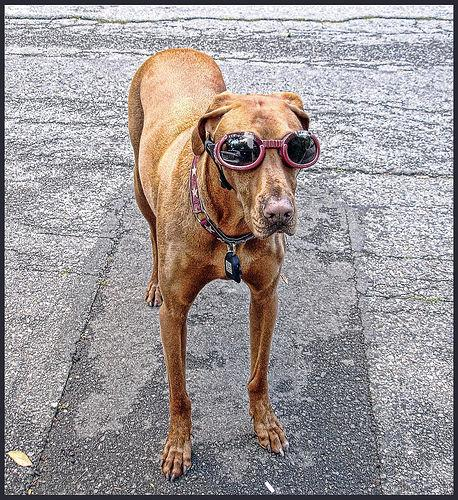
#> input picture Dataset/Images/n02087394-Rhodesian_ridgeback/n02087394_11116.jpg, 458 x 500 px, found by its file name; its folder holds only this picture in this run
$ jupyter execute --allow-errors data_mining_assignment1.ipynb   (shell and % lines are left out)
#> lines starting #> are read from the running program, lines starting #| are printed output that depends on the picture
[cell 1]
# ALL THE REQUIRED LIBRARIES
import os
import numpy as np
import pandas as pd
import matplotlib.pyplot as plt
import matplotlib.image as implt


#KERAS
from PIL import Image
import keras,shutil,keras_preprocessing,requests,math,glob, datetime
import tensorflow as tf
from keras import layers
from keras.models import Sequential, Model
from keras.layers import Lambda, Input, Dense, Dropout, Flatten, Conv2D, MaxPooling2D, Activation, SpatialDropout2D, GlobalAveragePooling2D
from keras.callbacks import EarlyStopping
from keras_preprocessing import image
from keras_preprocessing.image import ImageDataGenerator
from keras.applications.inception_v3 import InceptionV3, preprocess_input as inception_preprocessor
from keras.applications.xception import Xception, preprocess_input as xception_preprocessor
from keras.applications.inception_resnet_v2 import InceptionResNetV2, preprocess_input as inc_resnet_preprocessor
from keras.applications.nasnet import NASNetLarge, preprocess_input as nasnet_preprocessor

# SKLEARN
from sklearn.utils import shuffle
from sklearn import metrics
from sklearn.model_selection import train_test_split
from sklearn.metrics import confusion_matrix, classification_report
from sklearn.datasets import load_files
from io import BytesIO
import seaborn as sns
import xml.etree.ElementTree as ET
from pathlib import Path
shutil.rmtree('./logs', ignore_errors=True)

#SKIMAGE
from skimage import data, exposure, img_as_float
from skimage.filters import sobel
from skimage.color import rgb2gray
from skimage import io
from skimage import filters

[cell 2]
dog_images = glob.glob("/Users/angel/Data_Mining/Images/*/*")
annotations = glob.glob("/Users/angel/Data_Mining/Annotation/*/*")

[cell 3]
def get_bounding_boxes(annot):
    xml = annot
    tree = ET.parse(xml)
    root = tree.getroot()
    objects = root.findall('object')
    bbox = []
    for o in objects:
        bndbox = o.find('bndbox')
        xmin = int(bndbox.find('xmin').text)
        ymin = int(bndbox.find('ymin').text)
        xmax = int(bndbox.find('xmax').text)
        ymax = int(bndbox.find('ymax').text)
        bbox.append((xmin,ymin,xmax,ymax))
    return bbox

[cell 4]
def get_image(annot):
    img_path = '/Users/angel/Data_Mining/Images/'
    file = annot.split('/')
    img_filename = img_path + file[-2]+'/'+file[-1]

    return img_filename

#> (a cell that did not finish here is left out)

[cell 6]
# 1) Rhodesian_ridgeback

# Load the image from the file path
img_path1 = "/Users/angel/Data_Mining/Images/n02087394-Rhodesian_ridgeback/n02087394_101.jpg"
#> (the rest of this cell did not finish here and is left out)

[cell 7]
def angle(dx, dy):
    return np.mod(np.arctan2(dy, dx), np.pi)
    angle_sobel = angle(filters.sobel_h(I),
    filters.sobel_v(I))

#> (a cell that did not finish here is left out)

#> (a cell that did not finish here is left out)

#> (a cell that did not finish here is left out)

#> (a cell that did not finish here is left out)

#> (a cell that did not finish here is left out)

[cell 13]
import numpy as np
from sklearn.metrics import pairwise

#> (the rest of this cell did not finish here and is left out)

[cell 14]
import matplotlib.pyplot as plt

from skimage.feature import hog
from skimage import data, exposure


img_path1 = "/Users/angel/Data_Mining/Images/n02087394-Rhodesian_ridgeback/n02087394_101.jpg"
#> (the rest of this cell did not finish here and is left out)

[cell 15]
import os
import numpy as np
import matplotlib.pyplot as plt
from skimage import io, color, exposure
from skimage.filters import sobel
from sklearn.decomposition import PCA
from sklearn.preprocessing import StandardScaler

# Step 1: Load Images from Four Classes
def load_images_from_folder(folder):
    images = []
    for filename in os.listdir(folder):
        # Ensure the file is an image
        if filename.endswith(('.jpg', '.jpeg', '.png')):
            img_path = os.path.join(folder, filename)
            try:
                img = io.imread(img_path)
#> img is the input picture: shape (500, 458, 3); mean R, G, B 157.6, 150.5, 150.4
#> `images = load_images_from_folder(folder)`: images = 1 item
                if img is not None:
                    images.append(img)
            except Exception as e:
                print(f"Error loading image {img_path}: {e}")
    return images

# Define folders for the four classes
folders = [
    '/Users/angel/Data_Mining/Images/n02087394-Rhodesian_ridgeback/',
    '/Users/angel/Data_Mining/Images/n02093256-Staffordshire_bullterrier/',
    '/Users/angel/Data_Mining/Images/n02097209-standard_schnauzer/',
    '/Users/angel/Data_Mining/Images/n02102318-cocker_spaniel/'
]

# Load all images from the four classes
all_images = []
#> (the rest of this cell did not finish here and is left out)

[cell 16]
from sklearn.feature_extraction.text import CountVectorizer
corpus = [
    "And all the bullshit in your live ends and nothing will bother you ever again.",
    "@COFFEECOWal Really Sad News, it's been a pleasure over the years, all the best for the future.",
    "It's #NationalFrenchFryDay and I'm working at McDonald's.",
    "And the angel said unto them, Fear not: for, behold, I bring you good tidings of great joy, which shall be to all people",
]
vectorizer = CountVectorizer()
X = vectorizer.fit_transform(corpus)
print(vectorizer.get_feature_names_out())

[cell 17]
print(X.toarray())
print(X.shape)

[cell 18]
from sklearn.feature_extraction.text import TfidfVectorizer
corpus = [
    "And all the bullshit in your live ends and nothing will bother you ever again.",
    "@COFFEECOWal Really Sad News, it's been a pleasure over the years, all the best for the future.",
    "It's #NationalFrenchFryDay and I'm working at McDonald's.",
    "And the angel said unto them, Fear not: for, behold, I bring you good tidings of great joy, which shall be to all people",

]
vectorizer = TfidfVectorizer()
X = vectorizer.fit_transform(corpus)
print(vectorizer.get_feature_names_out())

[cell 19]
print(X.shape)

[cell 20]
import numpy as np
import matplotlib.pyplot as plt
from sklearn.decomposition import PCA
from sklearn.feature_extraction.text import CountVectorizer, TfidfVectorizer

# Step 1: Simulate processed text data
# Let's say we have the following classes (for example):
classes = ['sadness', 'joy', 'fear', 'trust']

# Simulated documents belonging to each class
documents = {
    'sadness': ["And all the bullshit in your live ends and nothing will bother you ever again."],
    'joy': ["@COFFEECOWal Really Sad News, it's been a pleasure over the years, all the best for the future."],
    'fear': ["It's #NationalFrenchFryDay and I'm working at McDonald's."],
    'trust': ["And the angel said unto them, Fear not: for, behold, I bring you good tidings of great joy, which shall be to all people"]
}

# Flatten the document list and create corresponding labels
text_data = []
labels = []
for class_label in classes:
    text_data.extend(documents[class_label])
    labels.extend([class_label] * len(documents[class_label]))

# Step 2: Create token count features
count_vectorizer = CountVectorizer()
token_count_features = count_vectorizer.fit_transform(text_data).toarray()

# Step 3: Create TF-IDF features
tfidf_vectorizer = TfidfVectorizer()
tfidf_features = tfidf_vectorizer.fit_transform(text_data).toarray()


pca_count = PCA(n_components=2)
pca_result_count = pca_count.fit_transform(token_count_features)

# Step 5: Perform PCA for TF-IDF Features
pca_tfidf = PCA(n_components=2)
pca_result_tfidf = pca_tfidf.fit_transform(tfidf_features)

# Step 6: Plot the PCA results for Token Count Features
plt.figure(figsize=(12, 5))

plt.subplot(1, 2, 1)
for i, class_label in enumerate(classes):
    plt.scatter(pca_result_count[np.array(labels) == class_label, 0],
                pca_result_count[np.array(labels) == class_label, 1],
                label=class_label, alpha=0.5)

plt.title('PCA of Token Count Features')
plt.xlabel('Principal Component 1')
plt.ylabel('Principal Component 2')
plt.legend()
plt.grid()

# Step 7: Plot the PCA results for TF-IDF Features
plt.subplot(1, 2, 2)
for i, class_label in enumerate(classes):
    plt.scatter(pca_result_tfidf[np.array(labels) == class_label, 0],
                pca_result_tfidf[np.array(labels) == class_label, 1],
                label=class_label, alpha=0.5)

plt.title('PCA of TF-IDF Features')
plt.xlabel('Principal Component 1')
plt.ylabel('Principal Component 2')
plt.legend()
plt.grid()

plt.tight_layout()
plt.show()
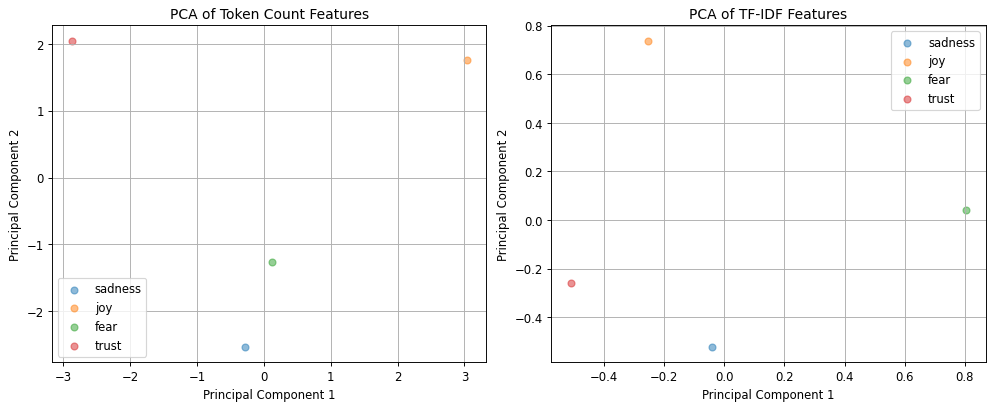
#> figure drawn by matplotlib, 2 panels
